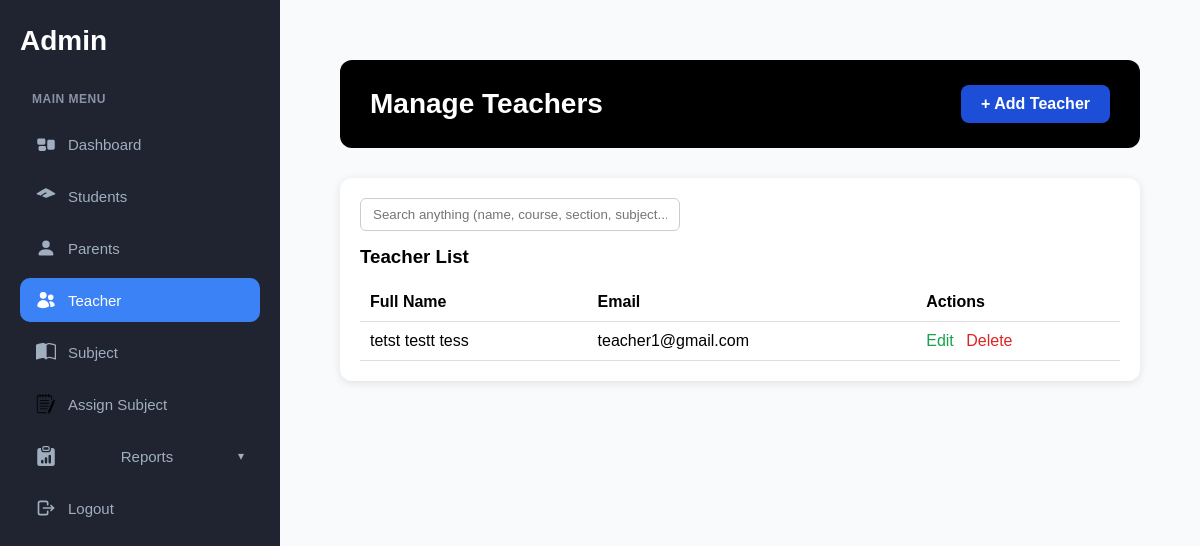
Before: /accounts/teachers/ (signed in) with the older database file.
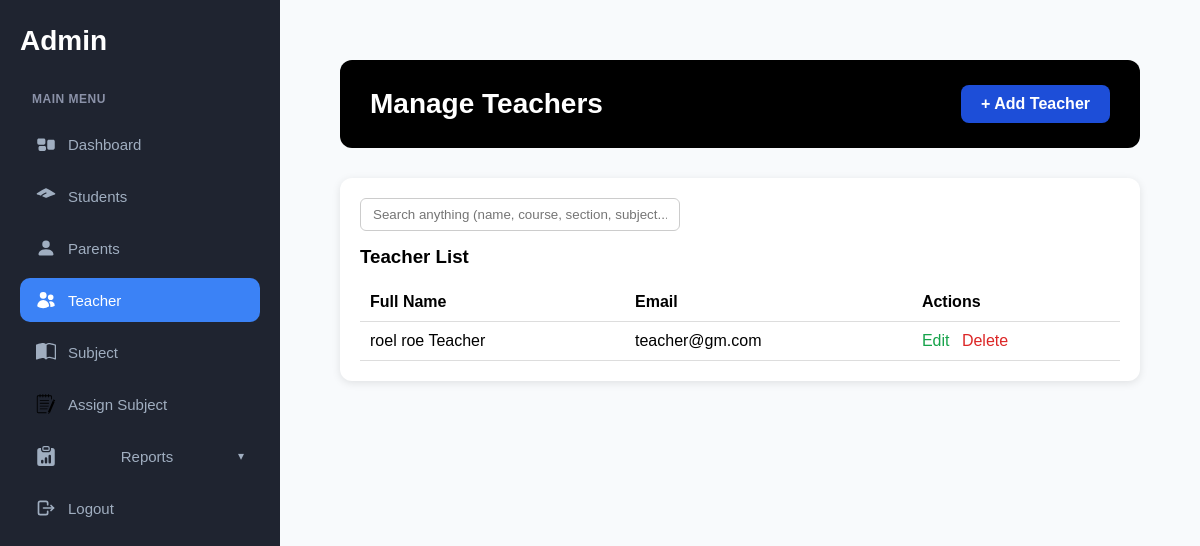
After: the same page with the newer database file.
### accounts/models.py (models this page shows, shortened)
class TeacherProfile(models.Model):
    user = models.OneToOneField(CustomUser, on_delete=models.CASCADE, limit_choices_to={'role':'teacher'})
    first_name = models.CharField(max_length=50)
    middle_name = models.CharField(max_length=50, blank=True, null=True)
    last_name = models.CharField(max_length=50)

class CustomUser(AbstractUser):
    ROLE_CHOICES = (
        ('admin','Admin'),
        ('teacher','Teacher'),
        ('student','Student'),
        ('parent','Parent')
    )
    role = models.CharField(max_length=10, choices=ROLE_CHOICES)
    first_login = models.BooleanField(default=True)

### accounts/views.py (the view)
# urls.py: path("teachers/", views.manage_teacher, name="manage_teacher"),
@login_required
def manage_teacher(request):
    teachers = TeacherProfile.objects.select_related('user').all()
    user_form = TeacherUserForm()
    profile_form = TeacherProfileForm()
    return render(request, 'dashboard/manageteacher.html', {
        'teachers': teachers,
        'user_form': user_form,
        'profile_form': profile_form,
        'active': 'teacher',
    })

### accounts/forms.py (shortened to what this page needs)
class TeacherUserForm(forms.ModelForm):
    class Meta:
        model = CustomUser
        fields = ['email']
        widgets = {
            'email': forms.EmailInput(attrs={'class': 'form-control'}),
        }

class TeacherProfileForm(forms.ModelForm):
    class Meta:
        model = TeacherProfile
        fields = ['first_name','middle_name','last_name']
        widgets = {
            'first_name':forms.TextInput(attrs={'class':'form-control'}),
            'middle_name':forms.TextInput(attrs={'class':'form-control'}),
            'last_name':forms.TextInput(attrs={'class':'form-control'}),
        }

### dashboard/templates/dashboard/manageteacher.html (shortened to what this page needs)
{% extends 'base.html' %}
{% load static %}
{% block content %}
<div class="dashboard-container">
  <div class="dashboard-header">
    <h2>Manage Teachers</h2>
    <a href="#" class="add-student-btn" id="openAddTeacherModal">+ Add Teacher</a>
  </div>
  <div class="bottom-section">
    <div class="attendance-box">
      <div class="search-container">
    <input type="text"
           class="search-input universal-search"
           placeholder="Search anything (name, course, section, subject...)">
  </div>
      <h3>Teacher List</h3>
      <table class="recent-table">
        <thead>
          <tr>
            <th>Full Name</th>
            <th>Email</th>
            <th>Actions</th>
          </tr>
        </thead>
        <tbody>
          {% for teacher in teachers %}
          <tr>
            <td>{{ teacher.first_name }} {% if teacher.middle_name %}{{ teacher.middle_name }} {% endif %}{{ teacher.last_name }}</td>
            <td>{{ teacher.user.email }}</td>
            <td>
              <a href="#" class="edit-btn" data-target="#editModal{{ teacher.id }}">Edit</a>
              <a href="#" class="delete-btn" data-target="#deleteModal{{ teacher.id }}">Delete</a>
            </td>
          </tr>
          {% empty %}
          <tr>
            <td colspan="3" class="empty-row">No teachers found. Click "Add Teacher" to create a new profile.</td>
          </tr>
          {% endfor %}
        </tbody>
      </table>
    </div>
  </div>
</div>
{% endblock %}

Changed rows visible on the page:
removed TeacherProfile: first_name "tetst", middle_name "testt", last_name "tess", user.email "teacher1@gmail.com"
added TeacherProfile: first_name "roel", middle_name "roe", last_name "Teacher", user.email "teacher@gm.com"
